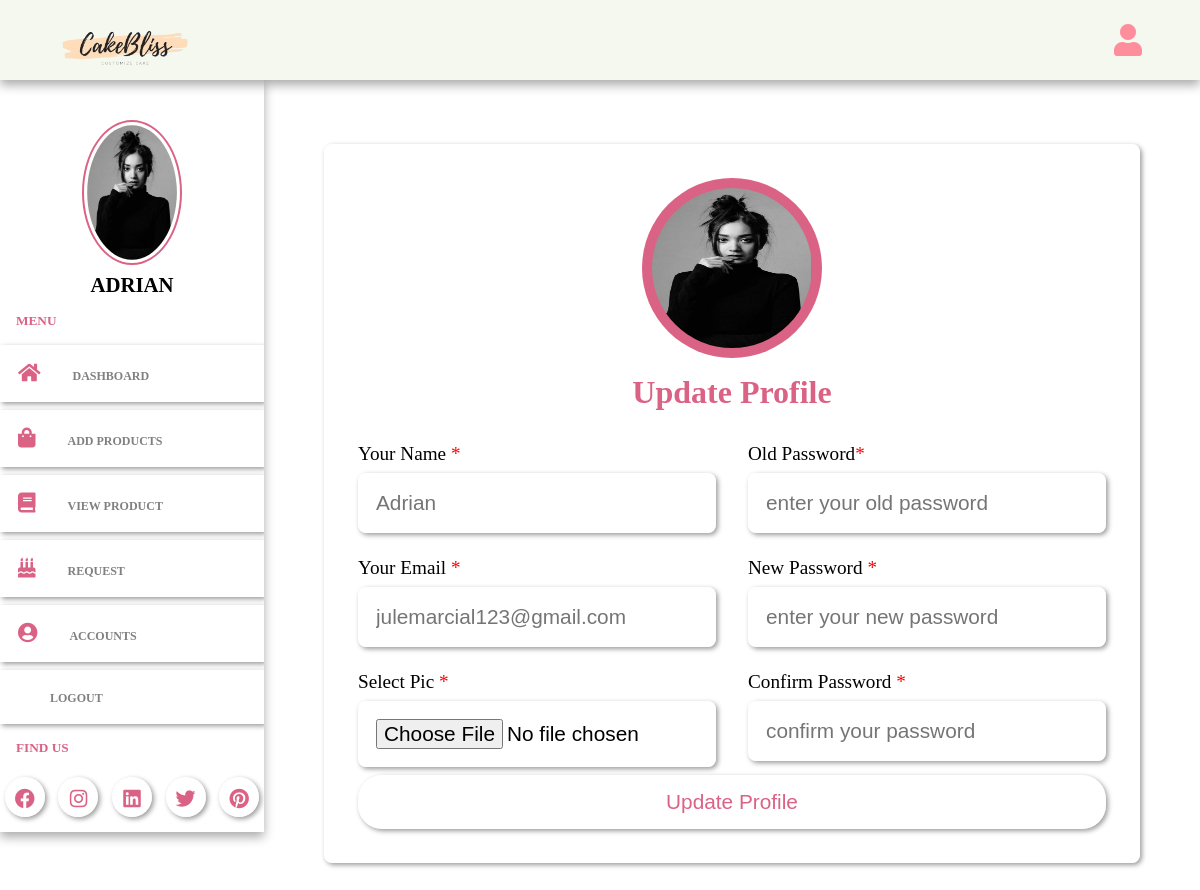
The page /admin/update.php (signed in) on the database its author committed.
### tables this page shows
CREATE TABLE `sellers` (
  `id` varchar(20) NOT NULL,
  `name` varchar(50) NOT NULL,
  `email` varchar(50) NOT NULL,
  `password` varchar(50) NOT NULL,
  `image` varchar(100) NOT NULL
);

### admin/update.php (the view, shortened to what this page needs)
<?php
include '../components/connect.php';
?>
<!DOCTYPE html>
<html>
<head>
    <link rel="stylesheet" type="text/css" href="../css/admin_style.css">
    <link rel="stylesheet" href="https://cdnjs.cloudflare.com/ajax/libs/font-awesome/5.15.3/css/all.min.css">
</head>
<body>
<div class="main-container">
    <?php include '../components/admin_header.php'; ?>
</div>
</div>
    <section class="form-container">
    <form action="" method="post" enctype="multipart/form-data" class="register">
        <div class="img-box">
            <img src="../uploaded_files/<?= $fetch_profile['image']; ?>">
</div>
<h3>update profile</h3>
<div class="flex">
    <div class="col">
    <div class="input-field">
        <p>your name <span>*</span></p>
        <input type="text" name="name" placeholder="<?= $fetch_profile['name']; ?>"
        class="box">
</div>
<div class="input-field">
        <p>your email <span>*</span></p>
        <input type="email" name="email" placeholder="<?= $fetch_profile['email']; ?>"
        class="box">
</div>
<div class="input-field">
        <p>select pic <span>*</span></p>
        <input type="file" name="image" accept="image/*" class="box">
    </div>
</div>
<div class="col">
    <div class="input-field">
        <p>old password<span>*</span></p>
        <input type="password" name="old_pass" placeholder="enter your old password"
        class="box">
</div>
<div class="input-field">
        <p>new password <span>*</span></p>
        <input type="password" name="new_pass" placeholder="enter your new password"
        class="box">
</div>
<div class="input-field">
        <p>confirm password <span>*</span></p>
        <input type="password" name="cpass" placeholder="confirm your password" class="box">
</div>
</div>
</div>
<input type="submit" name="submit" value="update profile" class="btn">
</div>
</body>
</html>

### components/admin_header.php (shortened to what this page needs)
<header>
    <div class="logo">
        <img src="../image/logo-removebg-preview.png" width="150">
</div>
<div class ="right">
    <div class="fa fa-user" id="user-btn"></div>
</div>
    </header>
<div class="sidebar-container">
        <div class="sidebar">
        <?php
    $select_profile = $conn->prepare("SELECT * FROM sellers WHERE id = ?");
    $select_profile->execute([$seller_id]);
    if ($select_profile->rowCount() > 0) {
        $fetch_profile = $select_profile->fetch(PDO::FETCH_ASSOC);
    ?>
    <div class="profile">
        <img src="../uploaded_files/<?= $fetch_profile['image'];?>"class="logo-img" width="100">
        <p><?= $fetch_profile['name']; ?></p>
    </div>
    <?php } ?>
    <h5>menu</h5>
    <div class="navbar">
    <ul>
        <li> <a href="dashboard.php"><i class="fa fa-home" aria-hidden="true"></i>dashboard</a></li>
        <li> <a href="add_products.php"><i class="fa fa-shopping-bag" aria-hidden="true"></i>add products</a></li>
        <li> <a href="view_product.php"><i class="fa fa-book" aria-hidden="true"></i>view product</a></li>
        <li> <a href="customized.php"><i class="fa fa-birthday-cake" aria-hidden="true"></i></i>request</a></li>
        <li> <a href="user_accounts.php"><i class="fa fa-user-circle" aria-hidden="true"></i>accounts</a></li>
        <li><a href="login.php" onclick="return confirm('Logout from this website?');">
        <i class="fa fa-sign-out" aria-hidden="true"></i>Logout</a>
</ul>
</div>
<h5>find us</h5>
<div class="social-links">
    <i class="fab fa-facebook"></i>
    <i class="fab fa-instagram"></i>
    <i class="fab fa-linkedin"></i>
    <i class="fab fa-twitter"></i>
    <i class="fab fa-pinterest"></i>
    </div>

### rows shown on the page
sellers: image (picture), name "ADRIAN", name "Adrian", email "julemarcial123@gmail.com"
